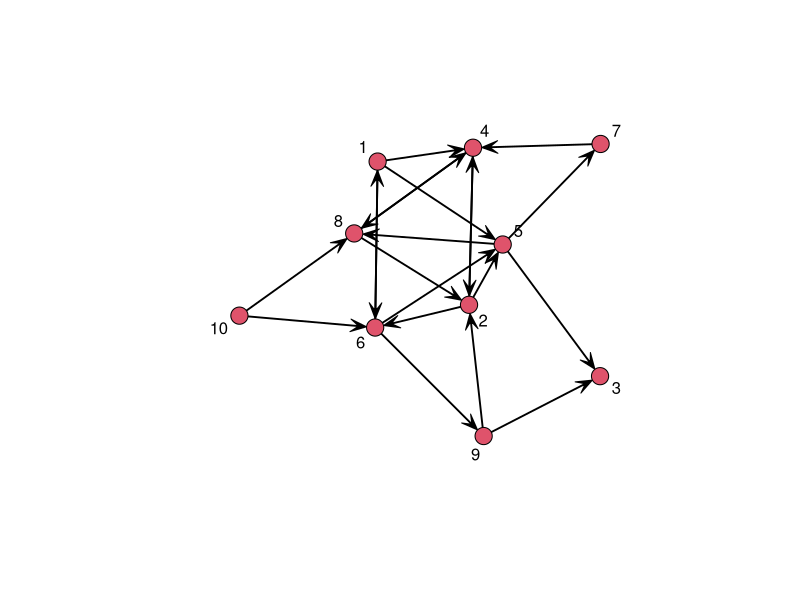
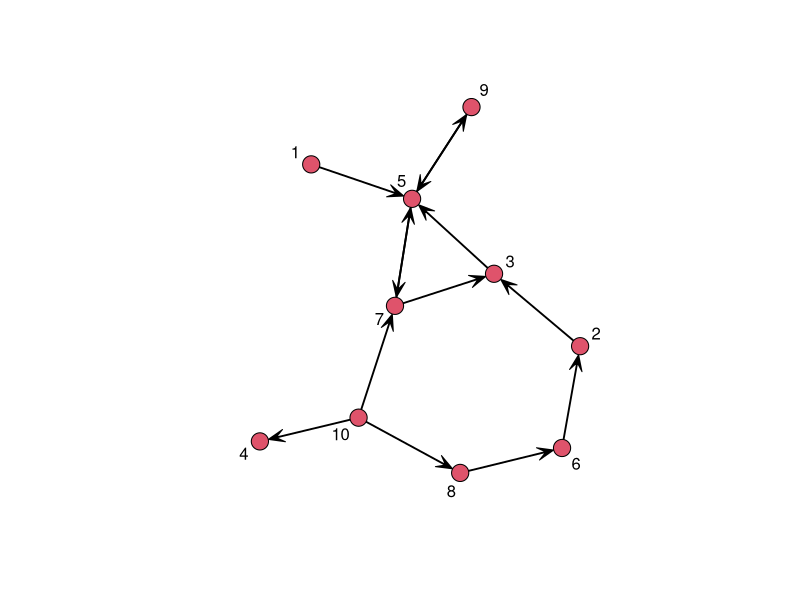
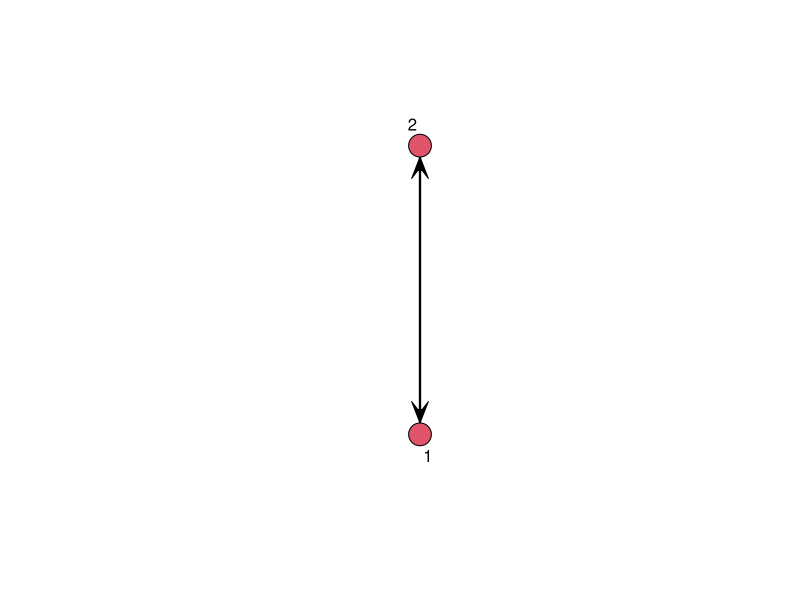
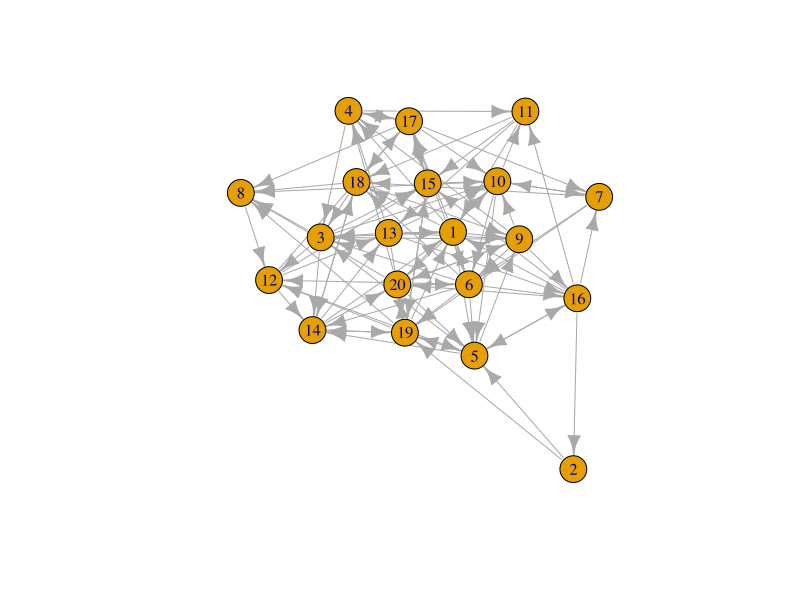

Write the R code that produced these figures, in order.
# Install "SNA" package first
# Install "gplots" package second

# "igraph" package can aslo be a choice

# goal of the class: 
# 1. family with r "sna" package
# 2. family tieh r "gplots" package 
# 92 - 96

library(sna)
N=10
plink=0.15
graph=rgraph(N,1,plink,"digraph",TRUE)
gplot(graph,gmode="digraph", displaylabels=TRUE)

# Define the cars vector with 5 values
#cars <- c(1, 3, 6, 4, 9)

# Graph the cars vector with all defaults
#plot(cars)
# Class code
library(sna)
N=10
plink=0.15
graph=rgraph(N,1,plink,"digraph",TRUE)
gplot(graph,gmode="digraph", displaylabels=TRUE)
#Degree of an undirected graph
degree(graph, gmode="digraph")

#Denisty of a graph
gden(graph, mode="digraph")

#Connectedness
is.connected(graph)
connectedness(graph)
is.isolate(graph,1)
is.isolate(graph,2)

#Betweenness
betweenness(graph)
geo=geodist(graph)
geo$gdist
#Egocentricity
ego.extract(graph,6, neighborhood = c("combined", "in", "out"))
ego.extract(graph,3, neighborhood = "in")
#Closeness centrality
closeness(graph) # a disconnected node can cause this measure to be 0, because that node can't be reached in INF hops
newGraph= ego.extract(graph,9)
gplot(newGraph, displaylabels=TRUE)
closeness(newGraph)
#Page rank algorithm
library(igraph)
g<-random.graph.game(20,5/20, directed=TRUE)
page.rank(g)$vector
plot(g)
